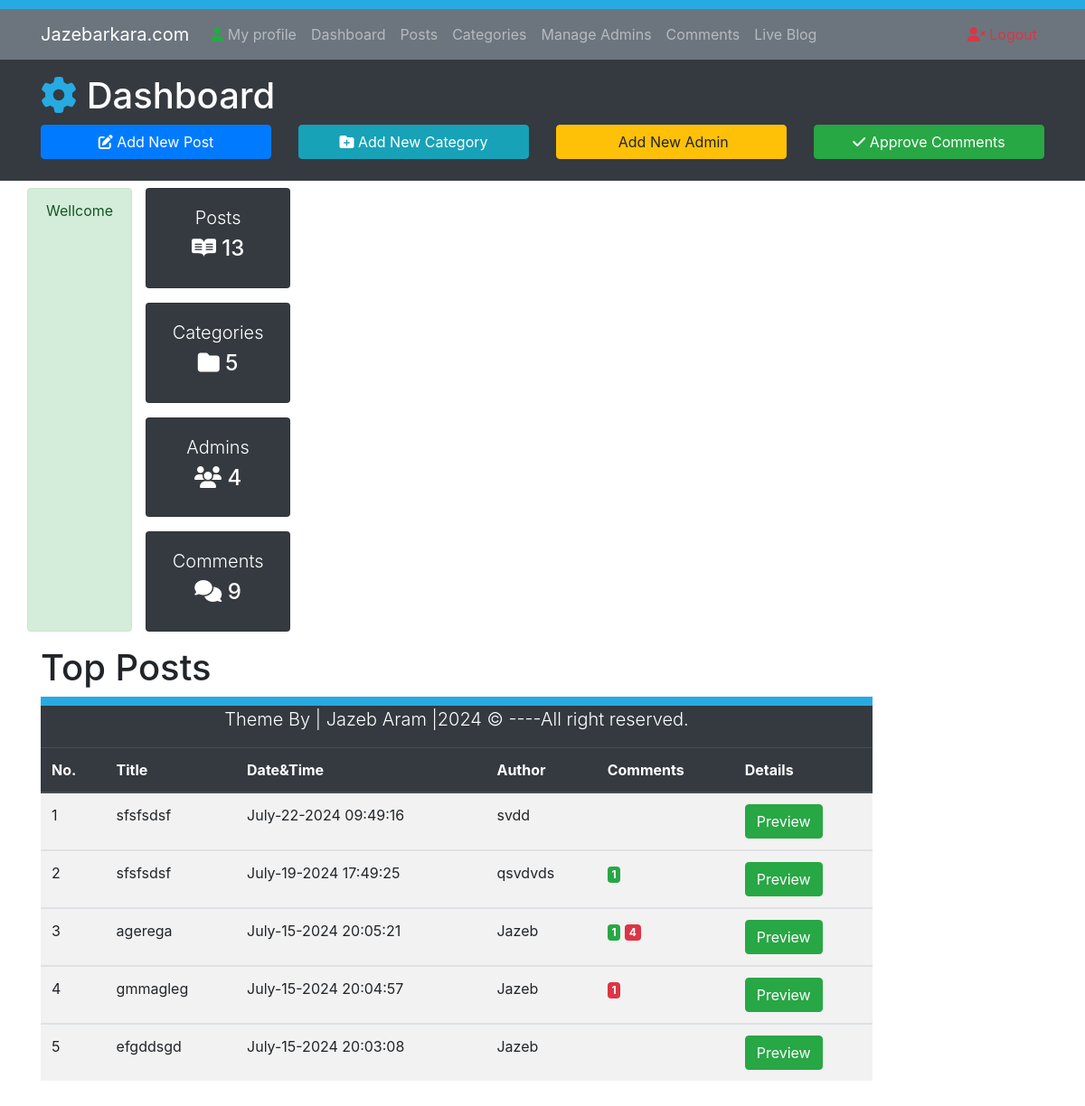
Screenshot of /Dashboard.php (signed in) with the database file from the repository.
### tables this page shows
CREATE TABLE `posts` (
  `id` int(10) NOT NULL,
  `datetime` varchar(50) NOT NULL,
  `title` varchar(300) NOT NULL,
  `category` varchar(50) NOT NULL,
  `author` varchar(50) NOT NULL,
  `image` varchar(50) NOT NULL,
  `post` varchar(10000) NOT NULL
);

### Dashboard.php (the view, shortened to what this page needs)
<?php require_once("Includes/DB.php");?>
<?php require_once("Includes/Functions.php"); ?>
<?php require_once("Includes/Sessions.php"); ?>
<!DOCTYPE html>
<html lang="en">
<head>
    <link rel="stylesheet" href="https://cdn.jsdelivr.net/npm/bootstrap@4.2.1/dist/css/bootstrap.min.css">
    <link rel="stylesheet" href="Css/style.css">
</head>
<body>
    <div style="height: 10px; background: #27aae2;"></div>
    <nav class="navbar navbar-expand-lg  navbar-dark bg-secondary">
        <div class="container" >
            <a href="#" class="navbar-brand">Jazebarkara.com</a>
            <div class="collapse navbar-collapse" id="navbarcollapseCMS">
            <ul class="navbar-nav mr-auto">
                <li class="nav-item">
                    <a href="My profile.php" class="nav-link"><i class="fa-solid fa-user text-success"></i> My profile</a>
                </li>
                <li class="nav-item">
                    <a href="Dashboard.php" class="nav-link">Dashboard</a>
                </li>
                <li class="nav-item">
                    <a href="Posts.php" class="nav-link">Posts</a>
                </li>
                <li class="nav-item">
                    <a href="Categories.php" class="nav-link">Categories</a>
                </li>
                <li class="nav-item">
                    <a href="Admins.php" class="nav-link">Manage Admins</a>
                </li>
                <li class="nav-item">
                    <a href="Comments.php" class="nav-link">Comments</a>
                </li>
                <li class="nav-item">
                    <a href="Blog.php?page=1" class="nav-link">Live Blog</a>
                </li>
            </ul>
            <ul class="navbar-nav ml-auto">
                <li class="nav-item"><a href="logout.php" class="nav-link text-danger"><i class="fas fa-user-times "></i> Logout</a></li>
            </ul>
            </div>
        </div>
    </nav>
    <header class="bg-dark text-white py-3">
        <div class="container">
            <div class="row">
                <div class="col-md-12">
                    <h1><i class="fas fa-cog" style="color:#27aae2;"></i> Dashboard</h1>
                </div>
                <div class="col-lg-3 mb-2">
                    <a href="AddNewPost.php" class="btn btn-primary btn-block">
                        <i class="fas fa-edit"></i> Add New Post
                    </a>
                </div>
                <div class="col-lg-3 mb-2">
                    <a href="Categories.php" class="btn btn-info btn-block">
                        <i class="fas fa-folder-plus"></i> Add New Category
                    </a>
                </div>
                <div class="col-lg-3 mb-2">
                    <a href="Admins.php" class="btn btn-warning btn-block">
                        <i class="fas fa user-plus"></i> Add New Admin
                    </a>
                </div>
                <div class="col-lg-3 mb-2">
                    <a href="Comments.php" class="btn btn-success btn-block">
                        <i class="fas fa-check"></i> Approve Comments
                    </a>
                </div>
            </div>
        </div>
    </header>
    <section class="container py-2 mb-4">
    <div class="row">
        <?php
            echo SuccessMessage();
        ?>
        <div class="col-lg-2">
            <div class="card text-center bg-dark text-white mb-3">
                <div class="card-body">
                    <h1 class="lead">Posts</h1>
                    <h4 class="display-5">
                        <i class="fab fa-readme"></i>
                    </h4>
                </div>
            </div>
            <div class="card text-center bg-dark text-white mb-3">
                <div class="card-body">
                    <h1 class="lead">Categories</h1>
                    <h4 class="display-5">
                        <i class="fas fa-folder"></i>
                    </h4>
                </div>
            </div>
            <div class="card text-center bg-dark text-white mb-3">
                <div class="card-body">
                    <h1 class="lead">Admins</h1>
                    <h4 class="display-5">
                        <i class="fas fa-users"></i>
                    </h4>
                </div>
            </div>
            <div class="card text-center bg-dark text-white mb-3">
                <div class="card-body">
                    <h1 class="lead">Comments</h1>
                    <h4 class="display-5">
                        <i class="fas fa-comments"></i>
                    </h4>
                </div>
            </div>
        </div>
        <div class="col-lg-10">
<h1>Top Posts</h1>
<table class="table table-striped table-hover">
<thead class="thead-dark">
<tr>
<th>No.</th>
<th>Title</th>
<th>Date&Time</th>
<th>Author</th>
<th>Comments</th>
<th>Details</th>
</tr>
</thead>
<?php
$SrNo = 0;
global $ConnectingDB;
$sql = "SELECT * FROM posts ORDER BY id desc LIMIT 0,5";
$stmt=$ConnectingDB->query($sql);
while ($DataRows=$stmt->fetch()) {
$PostId = $DataRows["id"];
$DateTime = $DataRows["datetime"];
$Author = $DataRows["author"];
$Title = $DataRows["title"];
$SrNo++;
 ?>
<tbody>
<tr>
<td><?php echo $SrNo; ?></td>
<td><?php echo $Title; ?></td>
<td><?php echo $DateTime; ?></td>
<td><?php echo $Author; ?></td>
<td>
<?php
$Total=ApproveCommentsAccordingtoPost($PostId);
if ($Total>0) {
?>
<span class="badge badge-success">
<?php
echo $Total; ?>
</span>
<?php } ?>
<?php
$Total=DisApproveCommentsAccordingtoPost($PostId);
if ($Total>0) {
?>
<span class="badge badge-danger">
<?php
echo $Total; ?>
</span>
<?php } ?>
</td>
<td>
    <a target="_blank" href="FullPost.php?id=<?php echo $PostId; ?>">
        <span class="btn btn-success">Preview</span>
    </a>
</td>
</tr>
</tbody>
<?php }?>
        <div style="height: 10px; background: #27aae2;"></div>
        <footer class="bg-dark text-white">
            <div class="container">
                <div class="row">
                    <div class="col">
                        <p class="lead text-center">Theme By | Jazeb Aram |<span id="year"></span> &copy; ----All right reserved.</p>
                </div>
                </div>
            </div>
        </footer>
</body>
</html>

### rows the page displays
posts: title "sfsfsdsf", datetime "July-22-2024 09:49:16", author "svdd"
posts: title "sfsfsdsf", datetime "July-19-2024 17:49:25", author "qsvdvds", Total "1"
posts: title "agerega", datetime "July-15-2024 20:05:21", author "Jazeb", Total "1", Total "4"
posts: title "gmmagleg", datetime "July-15-2024 20:04:57", author "Jazeb", Total "1"
posts: title "efgddsgd", datetime "July-15-2024 20:03:08", author "Jazeb"

### other values shown
SuccessMessage() "Wellcome"
$TotalPosts "13"
$TotalCategories "5"
$TotalAdmins "4"
$TotalComments "9"
